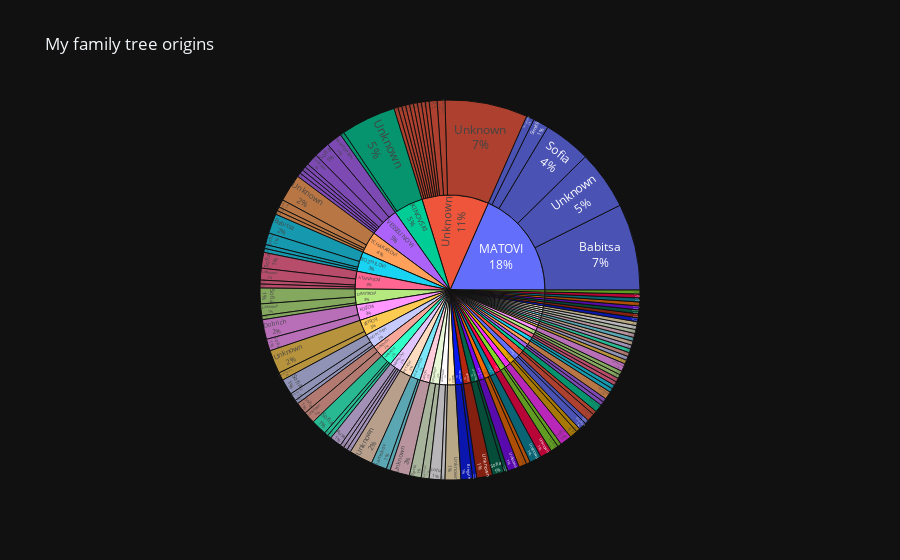

Notebook cell for this chart:
### Code cell
dtf3 = (
    (
        dtf[["FamilyName", "BirthCity"]]
        .groupby(["FamilyName", "BirthCity"])
        .size()
        .to_frame("Count")
        .sort_values("Count", ascending=False)
    )
    .reset_index(drop=False)
    .replace("", "Unknown")
)

# Slavic name regroup:
dtf3.FamilyName = dtf3.FamilyName.str.replace("V$", "VI", regex=True)
dtf3.FamilyName = dtf3.FamilyName.str.replace("VA$", "VI", regex=True)
dtf3.FamilyName = dtf3.FamilyName.str.replace("SKA$", "SKI", regex=True)

fig = sunburst(
    dtf3,
    path=["FamilyName", "BirthCity"],
    values="Count",
    title="My family tree origins",
)
fig.update_traces(textinfo="label+percent entry")
fig.write_html("FamilyNameSunburst.html")
fig

### Figure 1 — Plotly figure (JSON) as saved in the notebook; plotly's stock layout.template omitted (floating-point values rounded to 4 significant figures; data arrays with more than 128 entries replaced by an {"elided": "..."} marker saying what was removed)
{"data": [{"branchvalues": "total", "domain": {"x": [0, 1], "y": [0, 1]}, "hovertemplate": "labels=%{label}<br>Count=%{value}<br>parent=%{parent}<br>id=%{id}<extra></extra>", "ids": {"elided": "173 str values"}, "labels": {"elided": "173 str values"}, "name": "", "parents": {"elided": "173 str values"}, "textinfo": "label+percent entry", "type": "sunburst", "values": {"elided": "173 int values"}}], "layout": {"legend": {"tracegroupgap": 0}, "title": {"text": "My family tree origins"}}}
